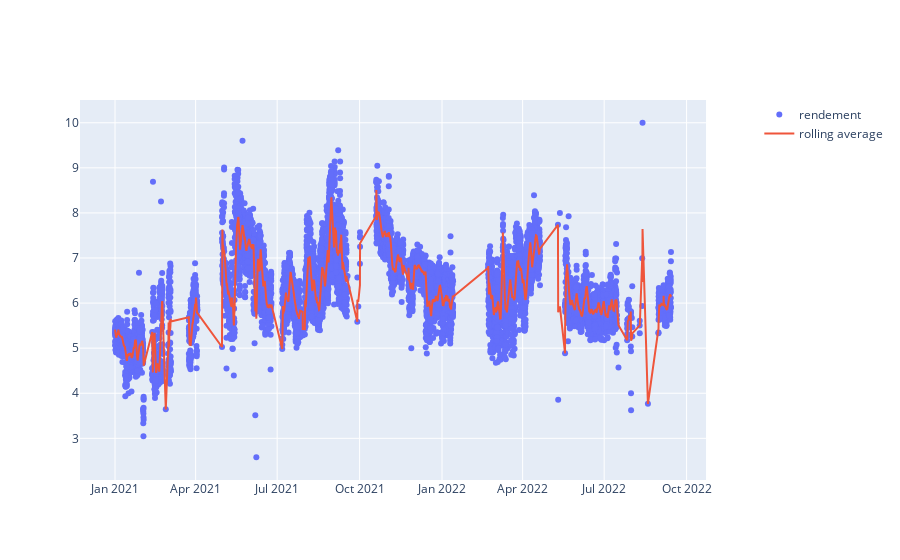

The code cell stored with this chart in its notebook:
### Code cell
trace1 = go.Scatter(
    x=df_test.index,
    y=df_test["rendement"],
    name='rendement',
    mode="markers",
    yaxis='y1'
)

trace2 = go.Scatter(
    x=df_test.rendement.sort_index().rolling("2D").mean().index,  # df_test.rendement.sort_index().rolling(100).mean().index,
    y=df_test.rendement.sort_index().rolling("2D").mean(),
    name='rolling average',
    yaxis='y1'
)
fig = make_subplots(specs=[[{"secondary_y": True}]])
fig.add_trace(trace1)
fig.add_trace(trace2,secondary_y=False)
fig.show()

### Figure 1 — Plotly figure (JSON) as saved in the notebook; plotly's stock layout.template omitted (floating-point values rounded to 4 significant figures; data arrays with more than 128 entries replaced by an {"elided": "..."} marker saying what was removed)
{"data": [{"mode": "markers", "name": "rendement", "type": "scatter", "x": {"elided": "9013 str values"}, "y": {"elided": "9013 float values"}, "yaxis": "y"}, {"name": "rolling average", "type": "scatter", "x": {"elided": "9013 str values"}, "xaxis": "x", "y": {"elided": "9013 float values"}, "yaxis": "y"}], "layout": {"xaxis": {"anchor": "y", "domain": [0, 0.94]}, "yaxis": {"anchor": "x", "domain": [0, 1]}, "yaxis2": {"anchor": "x", "overlaying": "y", "side": "right"}}}
